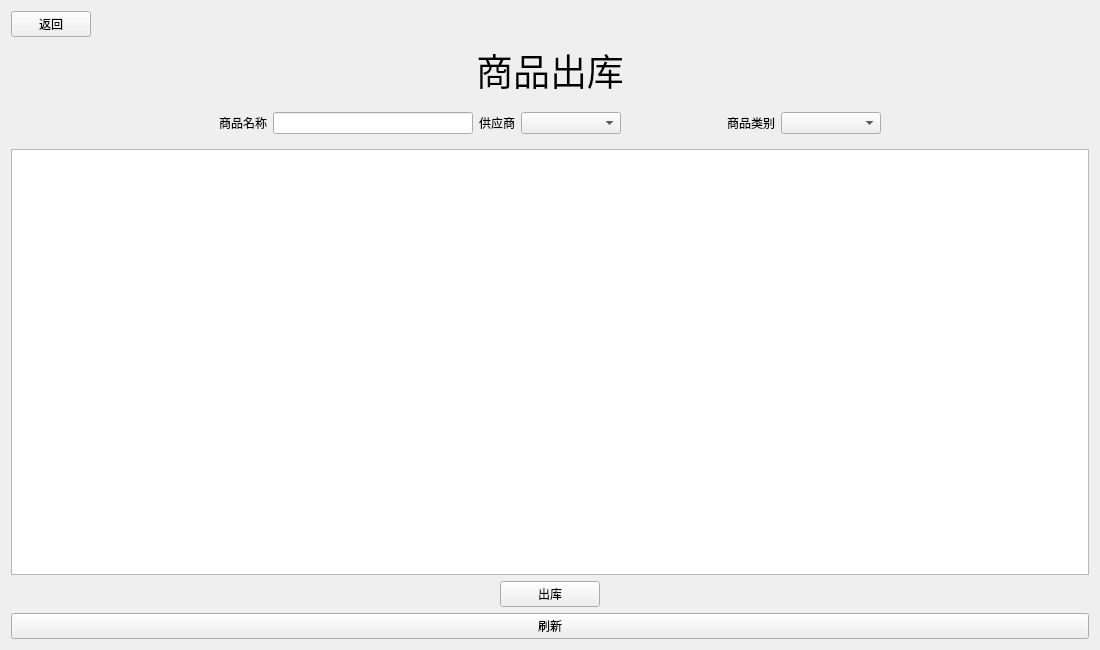
<?xml version="1.0" encoding="UTF-8"?>
<ui version="4.0">
 <class>OutForm</class>
 <widget class="QWidget" name="OutForm">
  <property name="geometry">
   <rect>
    <x>0</x>
    <y>0</y>
    <width>1100</width>
    <height>650</height>
   </rect>
  </property>
  <property name="sizePolicy">
   <sizepolicy hsizetype="Preferred" vsizetype="Preferred">
    <horstretch>1</horstretch>
    <verstretch>0</verstretch>
   </sizepolicy>
  </property>
  <property name="windowTitle">
   <string>Form</string>
  </property>
  <layout class="QVBoxLayout" name="verticalLayout">
   <item>
    <widget class="QPushButton" name="pushButton_close">
     <property name="maximumSize">
      <size>
       <width>80</width>
       <height>16777215</height>
      </size>
     </property>
     <property name="text">
      <string>返回</string>
     </property>
    </widget>
   </item>
   <item>
    <widget class="QWidget" name="widget_4" native="true">
     <layout class="QHBoxLayout" name="horizontalLayout_5">
      <property name="leftMargin">
       <number>0</number>
      </property>
      <property name="topMargin">
       <number>0</number>
      </property>
      <property name="rightMargin">
       <number>0</number>
      </property>
      <property name="bottomMargin">
       <number>0</number>
      </property>
      <item>
       <spacer name="horizontalSpacer_17">
        <property name="orientation">
         <enum>Qt::Horizontal</enum>
        </property>
        <property name="sizeHint" stdset="0">
         <size>
          <width>349</width>
          <height>20</height>
         </size>
        </property>
       </spacer>
      </item>
      <item>
       <widget class="QLabel" name="label_11">
        <property name="font">
         <font>
          <family>Agency FB</family>
          <pointsize>28</pointsize>
         </font>
        </property>
        <property name="text">
         <string>商品出库</string>
        </property>
        <property name="alignment">
         <set>Qt::AlignCenter</set>
        </property>
       </widget>
      </item>
      <item>
       <spacer name="horizontalSpacer_18">
        <property name="orientation">
         <enum>Qt::Horizontal</enum>
        </property>
        <property name="sizeHint" stdset="0">
         <size>
          <width>349</width>
          <height>20</height>
         </size>
        </property>
       </spacer>
      </item>
     </layout>
    </widget>
   </item>
   <item>
    <widget class="QWidget" name="widget_3" native="true">
     <layout class="QHBoxLayout" name="horizontalLayout_3">
      <item>
       <spacer name="horizontalSpacer">
        <property name="orientation">
         <enum>Qt::Horizontal</enum>
        </property>
        <property name="sizeHint" stdset="0">
         <size>
          <width>40</width>
          <height>20</height>
         </size>
        </property>
       </spacer>
      </item>
      <item>
       <widget class="QLabel" name="label">
        <property name="text">
         <string>商品名称</string>
        </property>
       </widget>
      </item>
      <item>
       <widget class="QLineEdit" name="lineEdit"/>
      </item>
      <item>
       <widget class="QLabel" name="label_9">
        <property name="text">
         <string>供应商</string>
        </property>
       </widget>
      </item>
      <item>
       <widget class="QComboBox" name="comboBox">
        <property name="minimumSize">
         <size>
          <width>100</width>
          <height>0</height>
         </size>
        </property>
       </widget>
      </item>
      <item>
       <spacer name="horizontalSpacer_10">
        <property name="orientation">
         <enum>Qt::Horizontal</enum>
        </property>
        <property name="sizeType">
         <enum>QSizePolicy::Minimum</enum>
        </property>
        <property name="sizeHint" stdset="0">
         <size>
          <width>100</width>
          <height>20</height>
         </size>
        </property>
       </spacer>
      </item>
      <item>
       <widget class="QLabel" name="label_10">
        <property name="text">
         <string>商品类别</string>
        </property>
       </widget>
      </item>
      <item>
       <widget class="QComboBox" name="comboBox_2">
        <property name="minimumSize">
         <size>
          <width>100</width>
          <height>0</height>
         </size>
        </property>
       </widget>
      </item>
      <item>
       <spacer name="horizontalSpacer_2">
        <property name="orientation">
         <enum>Qt::Horizontal</enum>
        </property>
        <property name="sizeHint" stdset="0">
         <size>
          <width>40</width>
          <height>20</height>
         </size>
        </property>
       </spacer>
      </item>
     </layout>
    </widget>
   </item>
   <item>
    <widget class="QTableView" name="tableView"/>
   </item>
   <item>
    <widget class="QWidget" name="widget" native="true">
     <layout class="QHBoxLayout" name="horizontalLayout_4">
      <property name="leftMargin">
       <number>0</number>
      </property>
      <property name="topMargin">
       <number>0</number>
      </property>
      <property name="rightMargin">
       <number>0</number>
      </property>
      <property name="bottomMargin">
       <number>0</number>
      </property>
      <item>
       <spacer name="horizontalSpacer_12">
        <property name="orientation">
         <enum>Qt::Horizontal</enum>
        </property>
        <property name="sizeHint" stdset="0">
         <size>
          <width>40</width>
          <height>20</height>
         </size>
        </property>
       </spacer>
      </item>
      <item>
       <widget class="QPushButton" name="pushButton_out">
        <property name="minimumSize">
         <size>
          <width>100</width>
          <height>0</height>
         </size>
        </property>
        <property name="text">
         <string>出库</string>
        </property>
       </widget>
      </item>
      <item>
       <spacer name="horizontalSpacer_14">
        <property name="orientation">
         <enum>Qt::Horizontal</enum>
        </property>
        <property name="sizeHint" stdset="0">
         <size>
          <width>40</width>
          <height>20</height>
         </size>
        </property>
       </spacer>
      </item>
     </layout>
    </widget>
   </item>
   <item>
    <widget class="QPushButton" name="pushButton_refresh">
     <property name="text">
      <string>刷新</string>
     </property>
    </widget>
   </item>
  </layout>
 </widget>
 <resources/>
 <connections/>
</ui>
